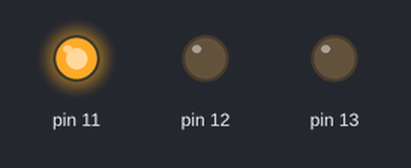
A sketch run on a simulated Arduino Uno, built with avr-gcc and run on an emulated ATmega328P. Parts: output pins drawn as LEDs (lit = HIGH).

Above: at 0.2 s.
At 1.2 s:
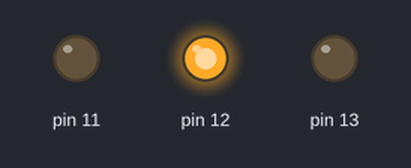
At 2.2 s:
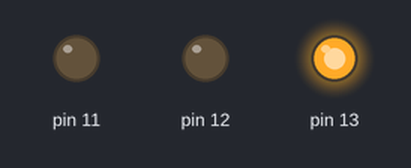
At 5.7 s:
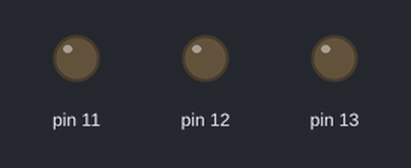
Timing chart, 0 to 6.9 s (numbered marks = the images above):
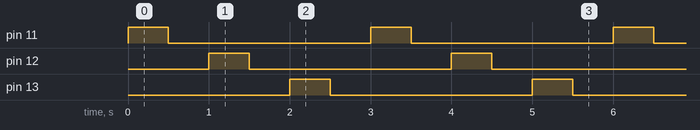

Measured:
- by itself, pin 11–13: alternates HIGH for 0.50 s and LOW for 2.5 s
- by itself, everything shown: repeats every 3.0 s, in 6 steps

The sketch:

Arduino_Starter_Kit_LAB1_Blink.ino
```cpp
/* Arduino Kit Starter : LAB 1 Blink*/

void setup()
{
  pinMode(11, OUTPUT);
  pinMode(12, OUTPUT);
  pinMode(13, OUTPUT);
}

void loop()
{
  digitalWrite(11, HIGH);
  delay(500);
  digitalWrite(11, LOW);
  delay(500);

  digitalWrite(12, HIGH);
  delay(500);
  digitalWrite(12, LOW);
  delay(500);

  digitalWrite(13, HIGH);
  delay(500);
  digitalWrite(13, LOW);
  delay(500);
}
```
